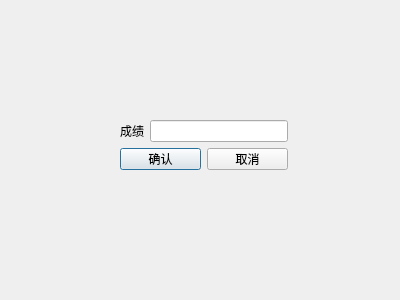
<?xml version="1.0" encoding="UTF-8"?>
<ui version="4.0">
 <class>modifyscore</class>
 <widget class="QDialog" name="modifyscore">
  <property name="geometry">
   <rect>
    <x>0</x>
    <y>0</y>
    <width>400</width>
    <height>300</height>
   </rect>
  </property>
  <property name="windowTitle">
   <string>Dialog</string>
  </property>
  <widget class="QWidget" name="">
   <property name="geometry">
    <rect>
     <x>120</x>
     <y>120</y>
     <width>168</width>
     <height>50</height>
    </rect>
   </property>
   <layout class="QVBoxLayout" name="verticalLayout">
    <item>
     <layout class="QHBoxLayout" name="horizontalLayout">
      <item>
       <widget class="QLabel" name="label">
        <property name="text">
         <string>成绩</string>
        </property>
       </widget>
      </item>
      <item>
       <widget class="QLineEdit" name="score"/>
      </item>
     </layout>
    </item>
    <item>
     <layout class="QHBoxLayout" name="horizontalLayout_2">
      <item>
       <widget class="QPushButton" name="confirm">
        <property name="text">
         <string>确认</string>
        </property>
       </widget>
      </item>
      <item>
       <widget class="QPushButton" name="cancel">
        <property name="text">
         <string>取消</string>
        </property>
       </widget>
      </item>
     </layout>
    </item>
   </layout>
  </widget>
 </widget>
 <resources/>
 <connections/>
</ui>
